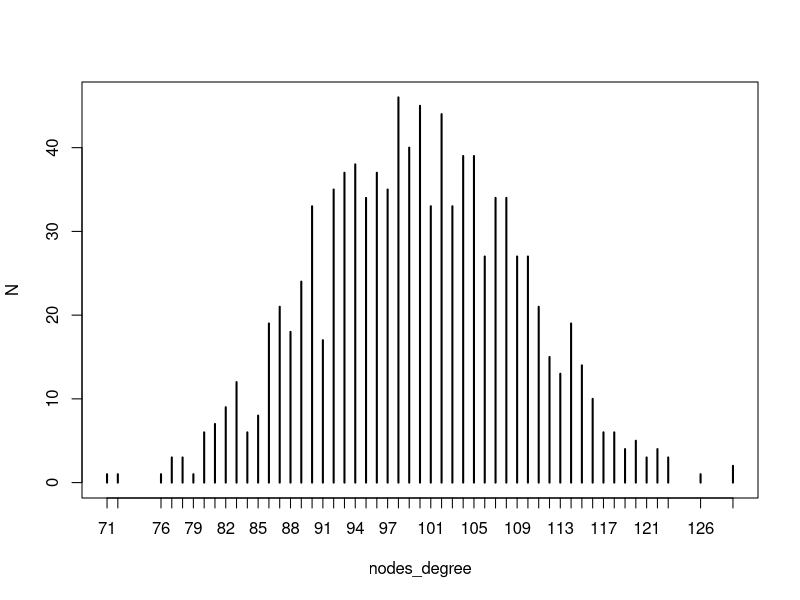
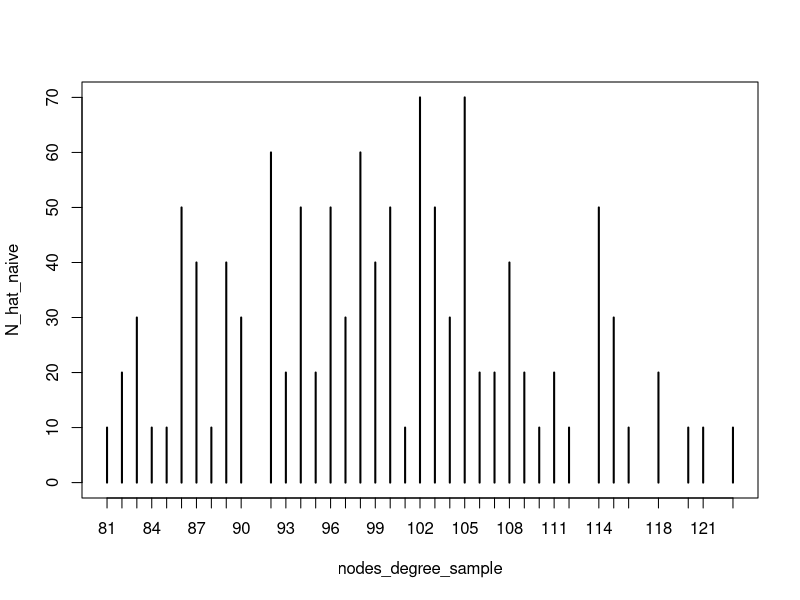

R code for these plots, in order:
library(igraph);
nv=1000;
density=100/nv;
g <- erdos.renyi.game(nv, density);

adj_matrix<-get.adjacency(g);
#N=degree_distribution(g)*nv;
nodes_degree=degree(g);
N=table(nodes_degree);
p=0.1;

#Ego-centric sampling

Pego=p*diag(nv-1);
nodes_s_ego <- sample_seq(1, nv, sum(rbinom(nv, 1, p)));
nodes_degree_sample=nodes_degree[nodes_s_ego];
N_hat_naive=table(nodes_degree_sample)/p;  

plot(N);
plot(N_hat_naive);

#


